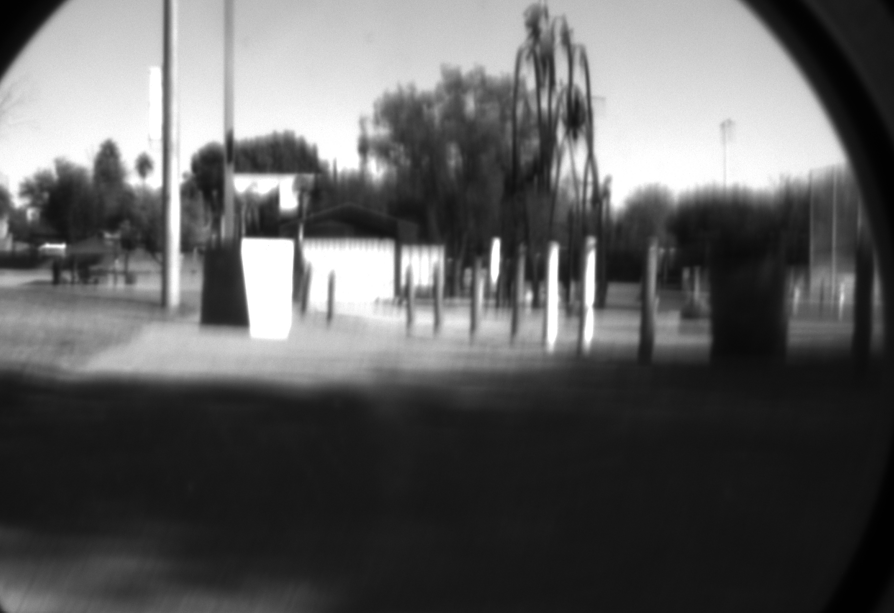
#> input picture Section_2/drone_pic1.png, 894 x 613 px; its folder holds 4 pictures in this run
$ python second_part.py
#> lines starting #> are read from the running program, lines starting #| are printed output that depends on the picture
import os
import numpy as np
import cv2
import matplotlib.pyplot as plt
from typing import Tuple


# ======================
#   Utility functions
# ======================

def ensure_dir(path: str) -> None:
    os.makedirs(path, exist_ok=True)


def load_gray(path: str) -> np.ndarray:
    img = cv2.imread(path, cv2.IMREAD_GRAYSCALE)
    if img is None:
        raise FileNotFoundError(f"Could not read image: {path}")
    return img.astype(np.float32) / 255.0


# ======================
#   Part B1: ESF / LSF / MTF
# ======================

def compute_esf_from_slanted_edge(roi: np.ndarray) -> np.ndarray:
    """ESF from nearly vertical edge"""
    h, w = roi.shape

    # Find edge position in each row
    grad = np.abs(np.diff(roi, axis=1))
    edge_pos = np.argmax(grad, axis=1)

    # Align all rows to median edge position
    ref_pos = int(np.median(edge_pos))
    aligned_rows = []

    for y in range(h):
        shift = ref_pos - edge_pos[y]
        row_shifted = np.roll(roi[y, :], shift)
        aligned_rows.append(row_shifted)

    aligned_rows = np.array(aligned_rows)

    # Average to get 1D ESF, trim edges to avoid circular wrap corruption
    esf = np.mean(aligned_rows, axis=0)
    margin = 10
    esf = esf[margin:-margin]

    return esf


def compute_lsf_from_esf(esf: np.ndarray) -> np.ndarray:
    """LSF = derivative of ESF"""
    lsf = np.diff(esf)

    # Ensure LSF is positive
    if lsf.sum() < 0:
        lsf = -lsf

    return lsf


def compute_mtf_from_lsf(lsf: np.ndarray):
    """MTF from LSF using FFT, normalized to MTF(0)=1"""
    mtf = np.abs(np.fft.fft(lsf))
    freqs = np.fft.fftfreq(len(lsf), d=1.0)

    # Positive frequencies only
    mask = freqs >= 0
    freqs = freqs[mask]
    mtf = mtf[mask]

    # Normalize
    mtf = mtf / mtf[0]

    return freqs, mtf


def find_mtf50(freqs: np.ndarray, mtf: np.ndarray) -> float:
    """Find frequency where MTF = 0.5"""
    idx = np.where(mtf <= 0.5)[0]

    if len(idx) == 0:
        return freqs[-1]

    # Linear interpolation
    i = idx[0]
    if i == 0:
        return freqs[0]

    return np.interp(0.5, [mtf[i], mtf[i-1]], [freqs[i], freqs[i-1]])


# ======================
#   Part B2: Deblurring (Inverse & Wiener)
# ======================

def build_psf_from_lsf(lsf: np.ndarray, length: int) -> np.ndarray:
    """
    Build 1D PSF from 1D LSF by centering it in an array of given length.
    """
    psf = np.zeros(length, dtype=np.float32)
    n = min(len(lsf), length)
    start = (length - n) // 2
    psf[start:start + n] = lsf[:n]
    # normalize energy
    s = psf.sum()
    if s != 0:
        psf /= s
    return psf


def deblur_inverse_filter(img: np.ndarray,
                          psf: np.ndarray,
                          knee_freq_factor: float = 0.5) -> np.ndarray:
    """
    Simple 1D inverse filter along rows with 'knee' frequency.
    knee_freq_factor: fraction of Nyquist at which to start tapering.
    """
    h, w = img.shape

    # FFT of PSF
    H = np.fft.fft(psf, n=w)
    freqs = np.fft.fftfreq(w, d=1.0)
    nyquist = 0.5
    fk = knee_freq_factor * nyquist

    # Build low-pass taper W(f)
    W = np.ones_like(H, dtype=np.float32)
    for i, f in enumerate(freqs):
        af = abs(f)
        if af > fk:
            # simple cosine taper
            t = min(1.0, (af - fk) / (nyquist - fk + 1e-6))
            W[i] = float(0.5 * (1.0 + np.cos(np.pi * t)))  # from 1 to 0

    # Inverse filter with taper
    eps = 1e-4
    H_inv = np.conj(H) / (np.abs(H) ** 2 + eps)
    Filt = H_inv * W

    # Apply rowwise
    out = np.zeros_like(img)
    for y in range(h):
        row = img[y, :]
        R = np.fft.fft(row)
        F_hat = R * Filt
        f_rec = np.fft.ifft(F_hat).real
        out[y, :] = f_rec

    out = np.clip(out, 0.0, 1.0)
    return out


def deblur_wiener(img: np.ndarray,
                  psf: np.ndarray,
                  K: float = 0.01) -> np.ndarray:
    """
    Simple 1D Wiener filter along rows.
    K ~ noise/ signal ratio (tune based on experiment).
    """
    h, w = img.shape

    H = np.fft.fft(psf, n=w)
    eps = 1e-8
    H_conj = np.conj(H)
    H_abs2 = np.abs(H) ** 2

    # Wiener filter
    Filt = H_conj / (H_abs2 + K + eps)

    out = np.zeros_like(img)
    for y in range(h):
        row = img[y, :]
        R = np.fft.fft(row)
        F_hat = R * Filt
        f_rec = np.fft.ifft(F_hat).real
        out[y, :] = f_rec

    out = np.clip(out, 0.0, 1.0)
    return out


# ======================
#   Part B3: Blur metrics B1, B2, B3
# ======================

def blur_metric_B1_from_esf(esf: np.ndarray) -> float:
    """
    B1: 1 / (x90 - x10), where x10, x90 are 10% and 90% points of ESF.
    Larger B1 => sharper.
    """
    # assume esf already normalized [0,1]
    x = np.arange(len(esf))

    def interp_cross(level: float) -> float:
        idx = np.where(esf >= level)[0]
        if len(idx) == 0:
            return float(x[-1])
        i = idx[0]
        if i == 0:
            return float(x[0])
        x0, y0 = x[i - 1], esf[i - 1]
        x1, y1 = x[i], esf[i]
        if y1 == y0:
            return float(x1)
        a = (level - y0) / (y1 - y0)
        return float(x0 + a * (x1 - x0))

    x10 = interp_cross(0.1)
    x90 = interp_cross(0.9)
    width = x90 - x10 if x90 > x10 else 1.0
    B1 = 1.0 / width
    return float(B1)


def blur_metric_B2_from_mtf50(mtf50_freq: float) -> float:
    """
    B2 = MTF50 frequency. Higher => sharper.
    """
    return float(mtf50_freq)


def blur_metric_B3_global_horizontal_gradient(img: np.ndarray) -> float:
    """
    B3: mean absolute horizontal gradient over the (normalized) image.
    """
    grad = np.diff(img, axis=1)
    return float(np.mean(np.abs(grad)))


# ======================
#   Plot helpers
# ======================

def plot_esf_lsf_mtf(esf: np.ndarray,
                     lsf: np.ndarray,
                     freqs: np.ndarray,
                     mtf: np.ndarray,
                     out_dir: str,
                     base_name: str) -> None:
    ensure_dir(out_dir)

    # ESF
    plt.figure()
    plt.plot(esf)
    plt.title(f"ESF - {base_name}")
    plt.xlabel("Position (pixels)")
    plt.ylabel("Normalized intensity")
    plt.grid(True)
    plt.savefig(os.path.join(out_dir, f"{base_name}_ESF.png"), dpi=200)
    plt.close()

    # LSF
    plt.figure()
    plt.plot(lsf)
    plt.title(f"LSF - {base_name}")
    plt.xlabel("Position (pixels)")
    plt.ylabel("Derivative")
    plt.grid(True)
    plt.savefig(os.path.join(out_dir, f"{base_name}_LSF.png"), dpi=200)
    plt.close()

    # MTF
    plt.figure()
    plt.plot(freqs, mtf)
    plt.title(f"MTF - {base_name}")
    plt.xlabel("Spatial frequency [cycles/pixel]")
    plt.ylabel("MTF")
    plt.grid(True)
    plt.savefig(os.path.join(out_dir, f"{base_name}_MTF.png"), dpi=200)
    plt.close()


# ======================
#   Main runner for Part B
# ======================

def PART_B():
    """
    Practical part:
    - Load drone images with slanted edge.
    - Extract ESF/LSF/MTF and MTF50.
    - Build PSF from LSF.
    - Apply inverse filter and Wiener filter.
    - Compute blur metrics B1, B2, B3 for:
        * original blurred image
        * inverse-filtered image
        * Wiener-filtered image
    """
    path_to_drone_images = os.path.join(os.path.dirname(__file__), "Section_2")

    # ---- ADD THIS: Define IMAGE_PATHS ----
    IMAGE_PATHS = [
        os.path.join(path_to_drone_images, "drone_pic1.png"),
        os.path.join(path_to_drone_images, "drone_pic2.jpg"),
        os.path.join(path_to_drone_images, "drone_pic3.png"),
        os.path.join(path_to_drone_images, "drone_pic4.png"),
    ]

    # ROI per image (x0, y0, x1, y1) around the slanted edge
    # Targeting the LEFT EDGE of the white box
    ROIs = [
        (210, 250, 280, 320),  # drone_pic1
        (500, 420, 570, 470),  # drone_pic2
        (500, 420, 580, 500),  # drone_pic3
        (280, 390, 350, 460),  # drone_pic4
    ]

    OUTPUT_DIR = os.path.join(os.path.dirname(__file__), "Section_2_output")
    os.makedirs(OUTPUT_DIR, exist_ok=True)


    summary_rows = []

    for img_path, roi in zip(IMAGE_PATHS, ROIs):
        base_name = os.path.splitext(os.path.basename(img_path))[0]
        print(f"\n--- Processing Part B image: {base_name} ---")

        img = load_gray(img_path)
#> in load_gray, img is the input picture: shape (613, 894); min 0, max 255, mean 94.6
        x0, y0, x1, y1 = roi
        roi_img = img[y0:y1, x0:x1]

        # ESF / LSF / MTF / MTF50
        esf = compute_esf_from_slanted_edge(roi_img)
#> in compute_esf_from_slanted_edge, `edge_pos = np.argmax(grad, axis=1)`: edge_pos = 70 values from 30 to 38
#> in compute_esf_from_slanted_edge, `ref_pos = int(np.median(edge_pos))`: ref_pos = 34
#> the loop in compute_esf_from_slanted_edge, `for y in range(h):` made 70 passes
#> shift on passes 1 to 8: 4, 4, 4, 4, 4, 4, 3, 3
#> after the loop in compute_esf_from_slanted_edge, `for y in range(h):`: aligned_rows = 70 items
#> in compute_esf_from_slanted_edge, `aligned_rows = np.array(aligned_rows)`:
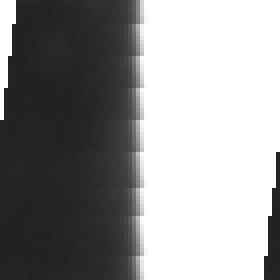
#> aligned_rows: shape (70, 70) float32 (shown 4 times larger); min 0.125, max 1, mean 0.587
#> in compute_esf_from_slanted_edge, `esf = np.mean(aligned_rows, axis=0)`: esf = 70 values, max 1 at index 38, min 0.137 at index 5, mean 0.587
#> in compute_esf_from_slanted_edge, `esf = esf[margin:-margin]`: esf = 50 values from 0.139 to 1
#> esf = 50 values from 0.139 to 1

        ##I think up until here the esf is calculated correctly. why is it 1d array? is that what he intended? Guy 2.12.25

        lsf = compute_lsf_from_esf(esf)
#> in compute_lsf_from_esf, `lsf = np.diff(esf)`: lsf = 49 values, max 0.269 at index 24, min 0 at index 28, mean 0.0176
        freqs, mtf = compute_mtf_from_lsf(lsf)
#> in compute_mtf_from_lsf, `mtf = np.abs(np.fft.fft(lsf))`: mtf = 49 values, max 0.861 at index 0, min 0.0256 at index 24, mean 0.279
#> in compute_mtf_from_lsf, `freqs = np.fft.fftfreq(len(lsf), d=1.0)`: freqs = 49 values, max 0.49 at index 24, min -0.49 at index 25, mean 4.96e-19
#> in compute_mtf_from_lsf, `freqs = freqs[mask]`: freqs = 25 values from 0 to 0.49
#> in compute_mtf_from_lsf, `mtf = mtf[mask]`: mtf = 25 values, max 0.861 at index 0, min 0.0256 at index 24, mean 0.291
#> in compute_mtf_from_lsf, `mtf = mtf / mtf[0]`: mtf = 25 values, max 1 at index 0, min 0.0297 at index 24, mean 0.337
#> freqs = 25 values from 0 to 0.49
        mtf50 = find_mtf50(freqs, mtf)
#> in find_mtf50, `idx = np.where(mtf <= 0.5)[0]`: idx = 18 values from 7 to 24
#> in find_mtf50, `i = idx[0]`: i = 7
#> mtf50 = 0.136

        ## Now we got the sharpnees horizontal index B2
        ## in the first picture the mtf behaves correct but the next ones no..
        ##C.3

        # PSF from LSF
        psf = build_psf_from_lsf(lsf, length=img.shape[1])
#> in build_psf_from_lsf, `n = min(len(lsf), length)`: n = 49
#> in build_psf_from_lsf, `start = (length - n) // 2`: start = 422
#> psf = 894 values, max 0.312 at index 446, min 0 at index 0, mean 0.00112

        # Deblur images
        inv_img = deblur_inverse_filter(img, psf, knee_freq_factor=0.5)
#> in deblur_inverse_filter, `out = np.clip(out, 0.0, 1.0)`:
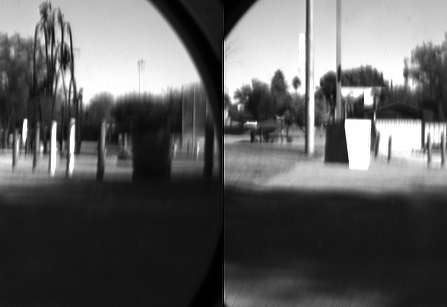
#> out: shape (613, 894) float32 (shown at 1/2 size); min 0, max 1, mean 0.371
        wiener_img = deblur_wiener(img, psf, K=0.01)
#> in deblur_wiener, `H_abs2 = np.abs(H) ** 2`: H_abs2 = 894 values, max 1 at index 0, min 0.000881 at index 438, mean 0.189

        # Metrics B1/B2/B3
        B1_blur = blur_metric_B1_from_esf(esf)
#> in blur_metric_B1_from_esf, `x = np.arange(len(esf))`: x = 50 values from 0 to 49
#> in blur_metric_B1_from_esf, `x10 = interp_cross(0.1)`: x10 = 0
#> in blur_metric_B1_from_esf, `x90 = interp_cross(0.9)`: x90 = 25.28
#> in blur_metric_B1_from_esf, `B1 = 1.0 / width`: B1 = 0.0396
#> B1_blur = 0.0396
        B2_blur = blur_metric_B2_from_mtf50(mtf50)
#> B2_blur = 0.136
        B3_blur = blur_metric_B3_global_horizontal_gradient(img)
#> in blur_metric_B3_global_horizontal_gradient, `grad = np.diff(img, axis=1)`:
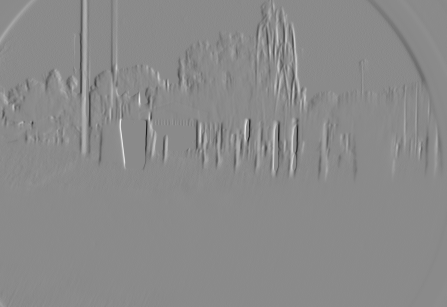
#> grad: shape (613, 893) float32 (shown at 1/2 size); min -0.369, max 0.31, mean -0.000342; drawn with min black and max white
#> B3_blur = 0.00982

        # For restored images, recompute ESF/LSF/MTF from same ROI
        roi_inv = inv_img[y0:y1, x0:x1]
        roi_wiener = wiener_img[y0:y1, x0:x1]

        esf_inv = compute_esf_from_slanted_edge(roi_inv)
#> in compute_esf_from_slanted_edge (call 2), `grad = np.abs(np.diff(roi, axis=1))`:
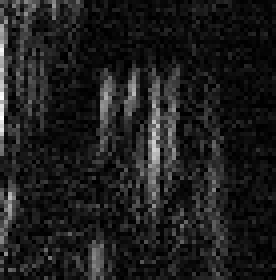
#> grad: shape (70, 69) float32 (shown 4 times larger); min 1.25e-05, max 0.207, mean 0.0244; drawn with min black and max white
#> in compute_esf_from_slanted_edge (call 2), `edge_pos = np.argmax(grad, axis=1)`: edge_pos = 70 values, max 53 at index 47, min 0 at index 2, mean 12.49
#> in compute_esf_from_slanted_edge (call 2), `ref_pos = int(np.median(edge_pos))`: ref_pos = 1
#> the loop in compute_esf_from_slanted_edge (call 2), `for y in range(h):` made 70 passes
#> shift on passes 1 to 8: -5, -12, 1, -5, -12, 0, 1, 1
#> in compute_esf_from_slanted_edge (call 2), `esf = np.mean(aligned_rows, axis=0)`: esf = 70 values, max 0.422 at index 1, min 0.14 at index 25, mean 0.202
#> in compute_esf_from_slanted_edge (call 2), `esf = esf[margin:-margin]`: esf = 50 values, max 0.242 at index 0, min 0.14 at index 15, mean 0.188
#> esf_inv has the same summary as esf in compute_esf_from_slanted_edge
        lsf_inv = compute_lsf_from_esf(esf_inv)
#> lsf_inv = 49 values, max 0.0284 at index 23, min -0.036 at index 37, mean 0.00147
        freqs_inv, mtf_inv = compute_mtf_from_lsf(lsf_inv)
#> freqs_inv = 25 values from 0 to 0.49; mtf_inv = 25 values, max 3.01 at index 5, min 0.0601 at index 21, mean 1.03
        mtf50_inv = find_mtf50(freqs_inv, mtf_inv)
#> mtf50_inv = 0.292

        esf_w = compute_esf_from_slanted_edge(roi_wiener)
#> in compute_esf_from_slanted_edge (call 3), `edge_pos = np.argmax(grad, axis=1)`: edge_pos = 70 values, max 53 at index 47, min 0 at index 2, mean 12.9
#> in compute_esf_from_slanted_edge (call 3), `ref_pos = int(np.median(edge_pos))`: ref_pos = 2
#> the loop in compute_esf_from_slanted_edge (call 3), `for y in range(h):` made 70 passes
#> shift on passes 1 to 8: -11, -11, 2, -4, -11, 1, 2, 2
#> in compute_esf_from_slanted_edge (call 3), `aligned_rows = np.array(aligned_rows)`:
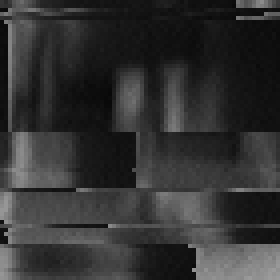
#> aligned_rows: shape (70, 70) float32 (shown 4 times larger); min 0.0328, max 0.608, mean 0.2
#> in compute_esf_from_slanted_edge (call 3), `esf = np.mean(aligned_rows, axis=0)`: esf = 70 values, max 0.412 at index 2, min 0.138 at index 26, mean 0.2
#> in compute_esf_from_slanted_edge (call 3), `esf = esf[margin:-margin]`: esf = 50 values, max 0.231 at index 1, min 0.138 at index 16, mean 0.186
#> esf_w has the same summary as esf in compute_esf_from_slanted_edge
        lsf_w = compute_lsf_from_esf(esf_w)
#> lsf_w = 49 values, max 0.0314 at index 24, min -0.0434 at index 38, mean 0.00108
        freqs_w, mtf_w = compute_mtf_from_lsf(lsf_w)
#> freqs_w = 25 values from 0 to 0.49; mtf_w = 25 values, max 4.12 at index 5, min 0.0329 at index 21, mean 1.51
        mtf50_w = find_mtf50(freqs_w, mtf_w)
#> mtf50_w = 0.304

        B1_inv = blur_metric_B1_from_esf(esf_inv)
#> B1_inv = 0.0204
        B2_inv = blur_metric_B2_from_mtf50(mtf50_inv)
#> B2_inv = 0.292
        B3_inv = blur_metric_B3_global_horizontal_gradient(inv_img)
#> in blur_metric_B3_global_horizontal_gradient (call 2), `grad = np.diff(img, axis=1)`:
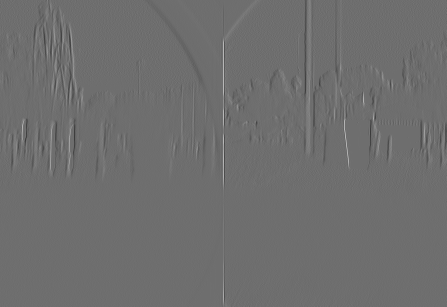
#> grad: shape (613, 893) float32 (shown at 1/2 size); min -0.766, max 1, mean 5.45e-06; drawn with min black and max white
#> B3_inv = 0.0252

        B1_w = blur_metric_B1_from_esf(esf_w)
#> B1_w = 0.0204
        B2_w = blur_metric_B2_from_mtf50(mtf50_w)
#> B2_w = 0.304
        B3_w = blur_metric_B3_global_horizontal_gradient(wiener_img)
#> B3_w = 0.0223

        # Save plots for original image
        img_out_dir = os.path.join(OUTPUT_DIR, base_name)
        ensure_dir(img_out_dir)

        plot_esf_lsf_mtf(esf, lsf, freqs, mtf, img_out_dir, base_name + "_blurred")

        # Plots for restored images (optional)
        plot_esf_lsf_mtf(esf_inv, lsf_inv, freqs_inv, mtf_inv,
                         img_out_dir, base_name + "_inverse")
        plot_esf_lsf_mtf(esf_w, lsf_w, freqs_w, mtf_w,
                         img_out_dir, base_name + "_wiener")
#> call 3 of plot_esf_lsf_mtf, with esf = array of shape (50,), lsf = array of shape (49,), freqs = array of shape (25,), mtf = array of shape (25,), out_dir = 'Section_2_output/drone_pic1', base_name = 'drone_pic1_wiener'
#> in plot_esf_lsf_mtf (call 3), `plt.savefig(os.path.join(out_dir, f"{base_name}_MTF.png"), dpi=200)`:
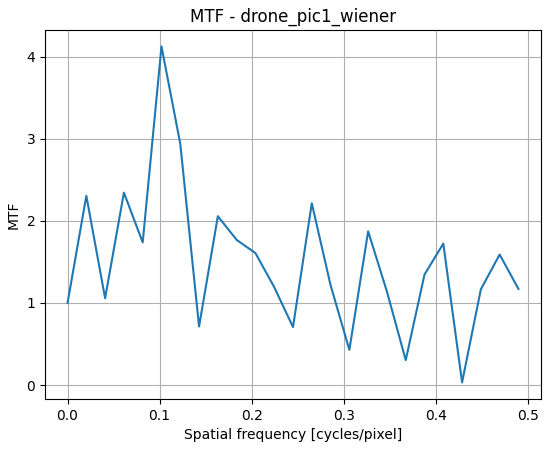
#> figure drawn by matplotlib, 1 panel; curve peaks at x = 0.102, y = 4.12

        # Save images
        cv2.imwrite(os.path.join(img_out_dir, base_name + "_blurred_view.png"),
                    (img * 255).astype(np.uint8))
        cv2.imwrite(os.path.join(img_out_dir, base_name + "_inverse_restored.png"),
                    (inv_img * 255).astype(np.uint8))
        cv2.imwrite(os.path.join(img_out_dir, base_name + "_wiener_restored.png"),
                    (wiener_img * 255).astype(np.uint8))

        # Add to summary table
        summary_rows.append({
            "image": base_name,
            "B1_blur": B1_blur,
            "B2_blur": B2_blur,
            "B3_blur": B3_blur,
            "B1_inverse": B1_inv,
            "B2_inverse": B2_inv,
            "B3_inverse": B3_inv,
            "B1_wiener": B1_w,
            "B2_wiener": B2_w,
            "B3_wiener": B3_w,
        })
#> pass 2 of the loop in PART_B, `for img_path, roi in zip(IMAGE_PATHS, ROIs):`:
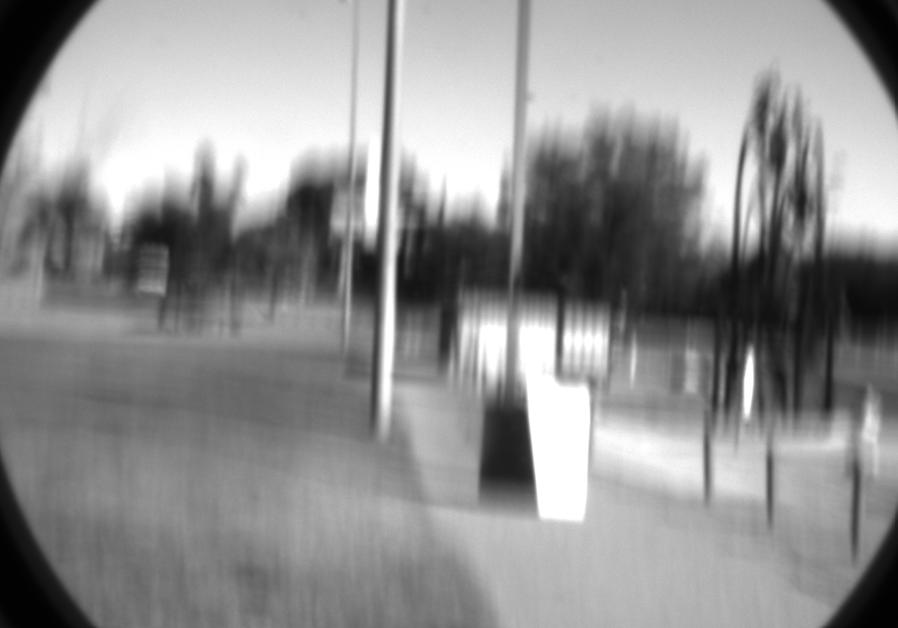
#> input picture Section_2/drone_pic2.jpg, 898 x 628 px
#> in load_gray, img is the input picture: shape (628, 898); min 1, max 255, mean 143.8
#> roi_img: shape (50, 70) float32
#> in PART_B, `esf = compute_esf_from_slanted_edge(roi_img)`: esf = 50 values from 0.13 to 1
#> in PART_B, `lsf = compute_lsf_from_esf(esf)`: lsf = 49 values, max 0.251 at index 20, min 0 at index 28, mean 0.0178
#> in PART_B, `freqs, mtf = compute_mtf_from_lsf(lsf)`: mtf = 25 values, max 1 at index 0, min 0.0132 at index 24, mean 0.317
#> mtf50 = 0.126
#> psf = 898 values, max 0.288 at index 444, min 0 at index 0, mean 0.00111
#> B1_blur = 0.0464
#> B2_blur = 0.126
#> in blur_metric_B3_global_horizontal_gradient (call 4), `grad = np.diff(img, axis=1)`:
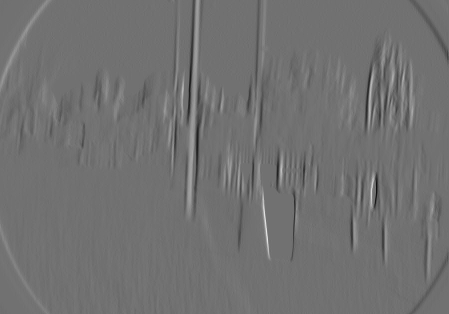
#> grad: shape (628, 897) float32 (shown at 1/2 size); min -0.231, max 0.29, mean 0.000137; drawn with min black and max white
#> B3_blur = 0.00878
#> roi_inv: shape (50, 70) float32
#> roi_wiener: shape (50, 70) float32
#> esf_inv = 50 values, max 0.471 at index 22, min 0.461 at index 40, mean 0.467
#> lsf_inv = 49 values, max 0.0101 at index 39, min -0.00792 at index 21, mean 1.57e-05
#> mtf_inv = 25 values, max 65.57 at index 18, min 1 at index 0, mean 19.85
#> in plot_esf_lsf_mtf (call 4), `plt.savefig(os.path.join(out_dir, f"{base_name}_ESF.png"), dpi=200)`:
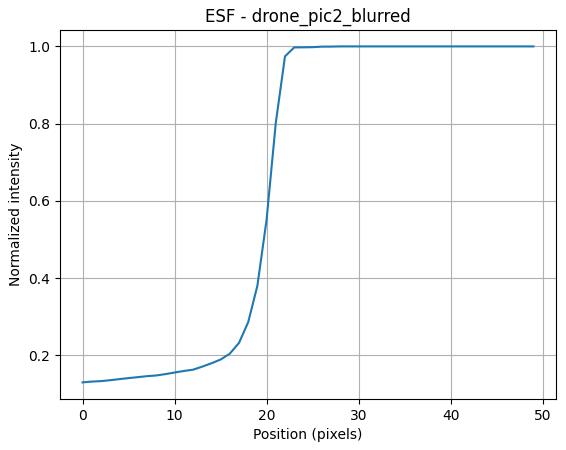
#> figure drawn by matplotlib, 1 panel; curve peaks at x = 28, y = 1

    # Save summary as CSV-like text
    summary_path = os.path.join(OUTPUT_DIR, "partB_metrics_summary.txt")
    with open(summary_path, "w") as f:
        header = ["image",
                  "B1_blur", "B2_blur", "B3_blur",
                  "B1_inverse", "B2_inverse", "B3_inverse",
                  "B1_wiener", "B2_wiener", "B3_wiener"]
        f.write("\t".join(header) + "\n")
        for row in summary_rows:
            values = [str(row[h]) for h in header]
            f.write("\t".join(values) + "\n")

    print("\nDone. Check the Part B output folder for ESF/LSF/MTF plots, restored images, and metrics summary.")


if __name__ == "__main__":
    PART_B()
